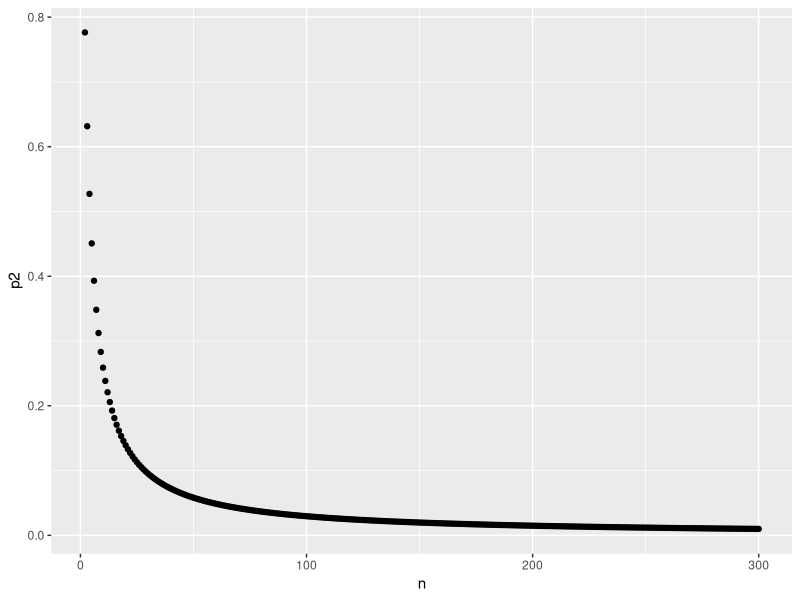
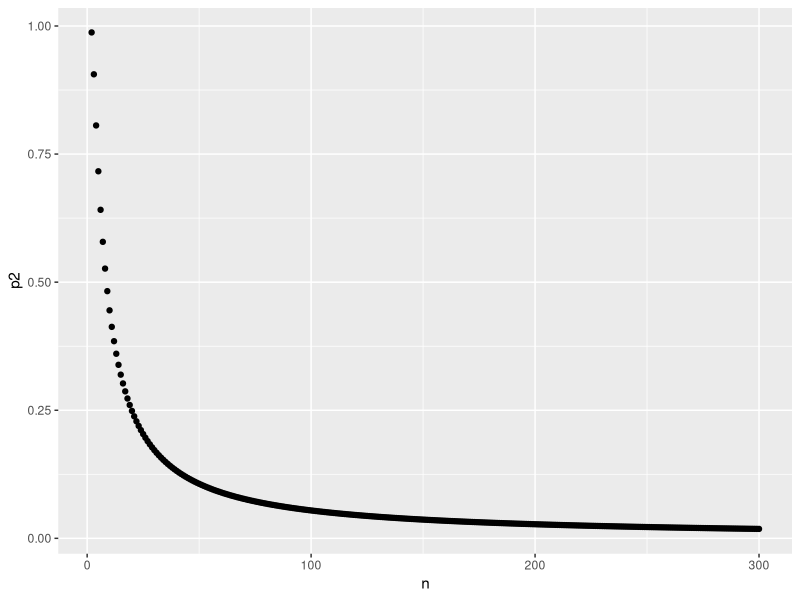
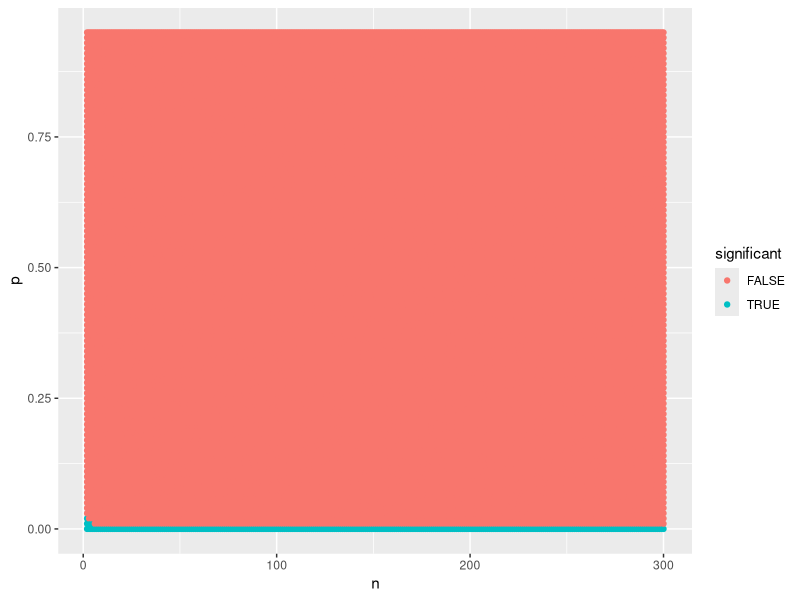
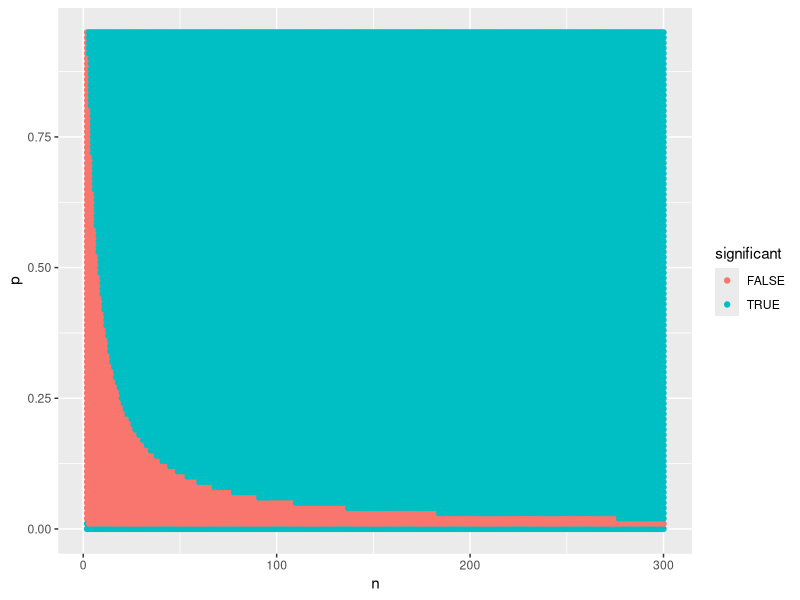
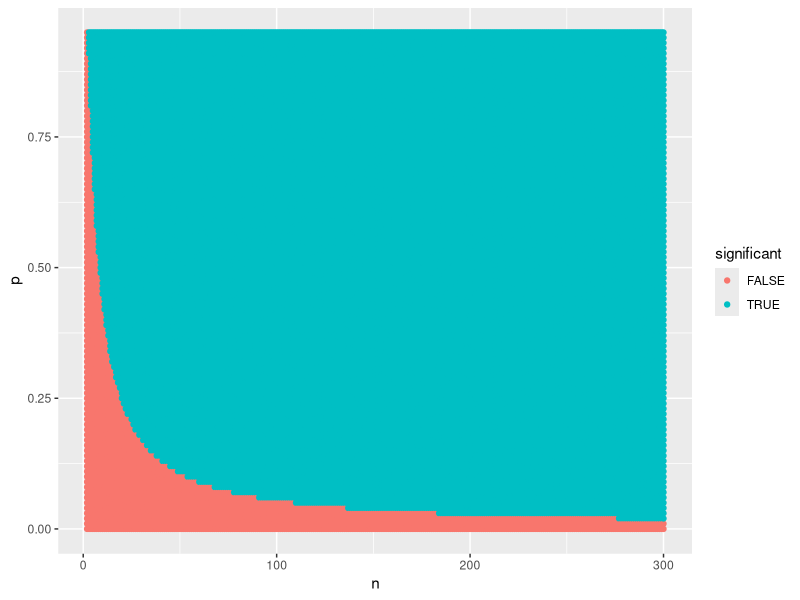
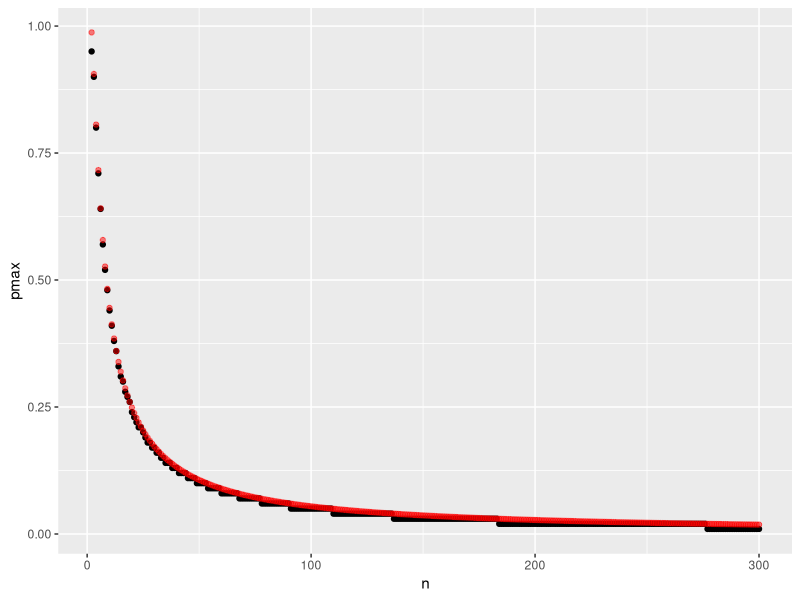

Source code (R) for these figures, in order:
## ---- chunk 1
library(tidyverse)

nmax <- 300
alpha <- 0.05

df_n <- tibble(n = seq(2, nmax))

df0 <- df_n |>
  mutate(p2 = qf(alpha, 2, 2 * n, lower.tail = FALSE) / (n + qf(alpha, 2, 2 *
                                                                  n, lower.tail = FALSE)))

ggplot(df0, aes(x = n, y = p2)) +
  geom_point()
## ---- chunk 2
x <- 1
df2 <- df_n |>
  mutate(
    F1 = qf(alpha/2, 2 * (n - x + 1), 2 * x, lower.tail = FALSE),
    F2 = qf(alpha/2, 2 * (x + 1), 2 * (n - x), lower.tail = FALSE),
    p1 = x / ((n - x + 1) * F1 + x),
    p2 = (x + 1) * F2 / ((x + 1) * F2 + (n - x))
  )
ggplot(df2, aes(x = n, y = p2)) +
  geom_point()
## ---- chunk 3
pmax <- 0.95
df_p <- tibble(p = seq(0, pmax, 0.01))
df1 <- cross_join(df_n, df_p)

x <- 1
df3 <- df1 |>
  mutate(
    c = 2 * (n - x + 1),
    d = 2 * x,
    f2 = d * (1 - p) / (c * p),
    F2 = qf(alpha, c, d, lower.tail = FALSE),
    significant = (f2 >= F2)
  )

ggplot(df3, aes(x = n, y = p, colour = significant)) +
  geom_point()
## ---- chunk 4
x <- 1
df4 <- df1 |>
  mutate(
    a = 2 * (x + 1),
    b = 2 * (n - x),
    f1 = b * p / (a * (1 - p)),
    c = 2 * (n - x + 1),
    d = 2 * x,
    f2 = d * (1 - p) / (c * p),
    F1 = qf(alpha / 2, a, b, lower.tail = FALSE),
    F2 = qf(alpha / 2, c, d, lower.tail = FALSE),
    significant = (f1 >= F1) | (f2 >= F2)
  )

ggplot(df4, aes(x = n, y = p, colour = significant)) +
  geom_point()
## ---- chunk 5
alpha <- 0.05/2
x <- 1
df5 <- df1 |>
  mutate(
    a = 2 * (x + 1),
    b = 2 * (n - x),
    f1 = b * p / (a * (1 - p)),
    F1 = qf(alpha, a, b, lower.tail = FALSE),
    significant = (f1 >= F1)
  )

ggplot(df5, aes(x = n, y = p, colour = significant)) +
  geom_point()
## ---- chunk 6
df6 <- df5 |>
  filter(!significant) |>
  group_by(n) |>
  summarise(pmax = max(p))

ggplot(df6, aes(x = n, y = pmax)) +
  geom_point(colour="black")+
  geom_point(data=df2,aes(x=n,y=p2),colour="red",alpha=0.5)
## ---- chunk 7
R.version.string
